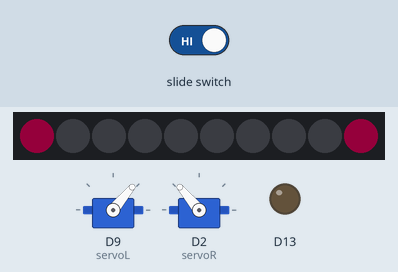
This sketch was run on a simulated Adafruit Circuit Playground Express. Shown: 10 RGB LEDs in strip order, left to right, 2 × servo, output pins drawn as LEDs (lit = HIGH). The inputs (shaded band) are chosen by the test bench. Dim RGB values are drawn brighter than linear.

Above: at 6.8 s.
6.9 s: slide switch set LOW
At 7.25 s:
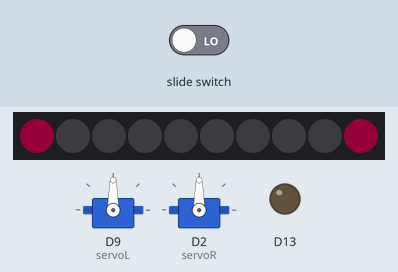
At 10.2 s:
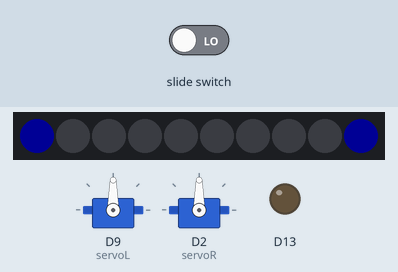
14.5 s: slide switch set HIGH
At 17.9 s:
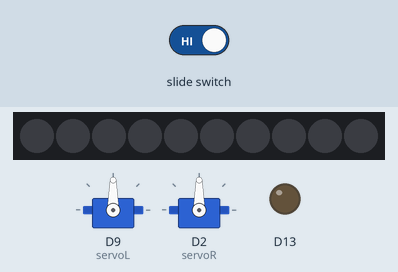
Timing chart, 0 to 24.5 s (numbered marks = the images above; inputs shaded):
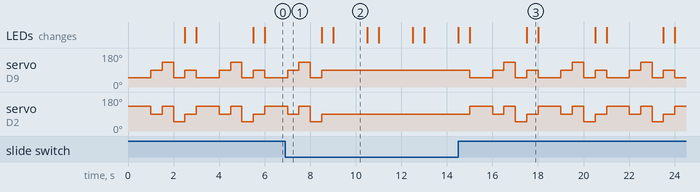

The sketch:

ArtScience_BasicRobot.ino
```cpp
#include <Servo.h>
#include <Adafruit_CircuitPlayground.h>

Servo servoL, servoR;

void setup() {
  // put your setup code here, to run once:
  pinMode(9, OUTPUT);
  pinMode(2, OUTPUT);
  Serial.begin(9600);
  CircuitPlayground.begin();
  servoL.attach(9);
  servoR.attach(2);
}

void loop() {
  // prende las luces
  if (CircuitPlayground.slideSwitch()) {
    CircuitPlayground.setPixelColor(0, CircuitPlayground.strip.Color(255, 0, 100));
    CircuitPlayground.setPixelColor(9, CircuitPlayground.strip.Color(255, 0, 100));
    forward(1000);
    stopBot(500);
    pivotLeft(500);
    pivotRight(500);
  } else {
    CircuitPlayground.setPixelColor(0, CircuitPlayground.strip.Color(0, 0, 255));
    CircuitPlayground.setPixelColor(9, CircuitPlayground.strip.Color(0, 0, 255));
    delay(1500);
  }
  //apaga las luces
  CircuitPlayground.clearPixels();
  stopBot(500);
}

void forward(int t) {
  servoR.write(130);
  servoL.write(50);
  delay(t);
}

void forward() {
  servoR.write(130);
  servoL.write(50);
}

void stopBot() {
  servoR.write(90);
  servoL.write(90);
}

void stopBot(int t) {
  servoR.write(90);
  servoL.write(90);
  delay(t);
}

void backward() {
  servoL.write(130);
  servoR.write(50);
}

void pivotLeft() {
  servoR.write(130);
  servoL.write(130);
}

void pivotLeft(int t) {
  servoR.write(130);
  servoL.write(130);
  delay(t);
}

void pivotRight() {
  servoR.write(50);
  servoL.write(50);
}

void pivotRight(int t) {
  servoR.write(50);
  servoL.write(50);
  delay(t);
}
```

Measured:
- after the input at 6.9 s, servo on D9 (servoL), servo on D2 (servoR): goes on until 8.5 s, then stays 90°
- after the input at 14.5 s, servo on D9 (servoL): 90° → 50° after 0.51 s, then repeats every 3.0 s: 90° 0.50 s, 130° 0.50 s, 50° 0.50 s, 90° 0.50 s, 50° 1.0 s; servo on D2 (servoR): 90° → 130° after 0.51 s, then repeats every 3.0 s: 90° 0.50 s, 130° 0.50 s, 50° 0.50 s, 90° 0.50 s, 130° 1.0 s
- what the display in image 2 shows lasts 1.5 s, from 9.0 s to 10.5 s
- what the display in image 3 shows lasts 0.5 s, from 17.5 s to 18.0 s
